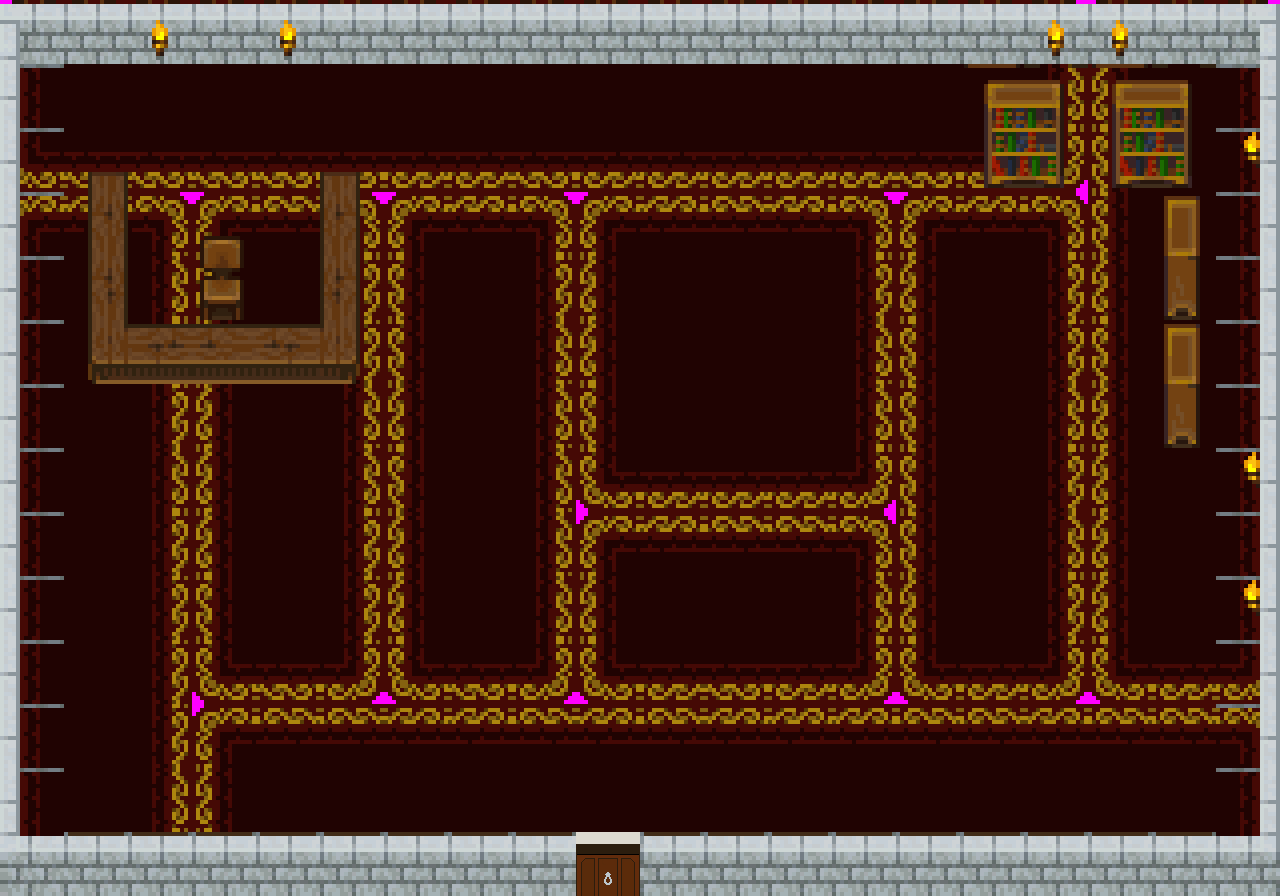

Tiled map render using the project's own tile images. Description and the map definition, with tile-layer contents summarised, below:
An orthogonal 20x14 tile map with 64x64 px tiles, 5 tile layers (Backgroundlayer, Collisionlayer, Bridgelayer, Interactionlayer, ...), 4 tilesets and 23 objects (door, abstract).

<map version="1.0" orientation="orthogonal" renderorder="right-down" width="20" height="14" tilewidth="64" tileheight="64" nextobjectid="5">
 <tileset firstgid="1" name="Indoor" tilewidth="64" tileheight="64" tilecount="84" columns="7">
  <image source="Tilesets/tilesetformattedupdate1-sheet.png" width="448" height="768" />
  <tile id="15">
   <objectgroup draworder="index">
    <object id="1" x="9" y="43" width="42" height="21" />
   </objectgroup>
  </tile>
  <tile id="22">
   <objectgroup draworder="index">
    <object id="1" x="8" y="0" width="43" height="63" />
   </objectgroup>
  </tile>
  <tile id="23">
   <objectgroup draworder="index">
    <object id="1" x="13" y="21" width="39" height="43" />
    <object id="4" x="44" y="0" width="10" height="25" />
   </objectgroup>
  </tile>
  <tile id="45">
   <objectgroup draworder="index">
    <object id="1" x="24" y="17" width="39" height="46" />
   </objectgroup>
  </tile>
  <tile id="46">
   <objectgroup draworder="index">
    <object id="1" x="0" y="18" width="41" height="46" />
   </objectgroup>
  </tile>
  <tile id="52">
   <objectgroup draworder="index">
    <object id="1" x="25" y="0" width="38" height="58" />
   </objectgroup>
  </tile>
  <tile id="53">
   <objectgroup draworder="index">
    <object id="1" x="0" y="2" width="37" height="57" />
   </objectgroup>
  </tile>
  <tile id="56">
   <objectgroup draworder="index">
    <object id="1" x="25" y="43" width="38" height="20" />
   </objectgroup>
  </tile>
  <tile id="60">
   <objectgroup draworder="index">
    <object id="1" x="1" y="44" width="38" height="19" />
   </objectgroup>
  </tile>
  <tile id="63">
   <objectgroup draworder="index">
    <object id="1" x="24" y="1" width="39" height="63" />
   </objectgroup>
  </tile>
  <tile id="67">
   <objectgroup draworder="index">
    <object id="1" x="0" y="0" width="38" height="63" />
   </objectgroup>
  </tile>
  <tile id="70">
   <objectgroup draworder="index">
    <object id="1" x="25" y="0" width="38" height="63" />
   </objectgroup>
  </tile>
  <tile id="74">
   <objectgroup draworder="index">
    <object id="1" x="0" y="0" width="37" height="63" />
   </objectgroup>
  </tile>
  <tile id="76">
   <objectgroup draworder="index">
    <object id="1" x="13" y="5" width="34" height="58" />
   </objectgroup>
  </tile>
  <tile id="77">
   <objectgroup draworder="index">
    <object id="1" x="25" y="0" width="37" height="62" />
   </objectgroup>
  </tile>
  <tile id="78">
   <objectgroup draworder="index">
    <object id="1" x="1" y="6" width="62" height="56" />
   </objectgroup>
  </tile>
  <tile id="79">
   <objectgroup draworder="index">
    <object id="1" x="0" y="4" width="63" height="59" />
   </objectgroup>
  </tile>
  <tile id="80">
   <objectgroup draworder="index">
    <object id="1" x="0" y="5" width="63" height="58" />
   </objectgroup>
  </tile>
  <tile id="81">
   <objectgroup draworder="index">
    <object id="1" x="0" y="-1" width="38" height="65" />
   </objectgroup>
  </tile>
  <tile id="83">
   <objectgroup draworder="index">
    <object id="1" x="13" y="0" width="35" height="62" />
   </objectgroup>
  </tile>
 </tileset>
 <tileset firstgid="85" name="Indoor2" tilewidth="64" tileheight="64" tilecount="28" columns="7">
  <image source="Tilesets/16x16extratiles-sheet.png" width="448" height="256" />
  <terraintypes>
   <terrain name="carpet" tile="19" />
  </terraintypes>
  <tile id="3" terrain=",,,0" />
  <tile id="4" terrain=",,0,0" />
  <tile id="5" terrain=",,0,0" />
  <tile id="6" terrain=",,0," />
  <tile id="10" terrain=",0,,0" />
  <tile id="11" terrain="0,0,0,0" />
  <tile id="12" terrain="0,0,0,0" />
  <tile id="13" terrain="0,,0," />
  <tile id="17" terrain=",0,,0" />
  <tile id="18" terrain="0,0,0,0" />
  <tile id="19" terrain="0,0,0,0" />
  <tile id="20" terrain="0,,0," />
  <tile id="24" terrain=",0,," />
  <tile id="25" terrain="0,0,," />
  <tile id="26" terrain="0,0,," />
  <tile id="27" terrain="0,,," />
 </tileset>
 <tileset firstgid="113" name="base_out_atlas-sheet" tilewidth="64" tileheight="64" tilecount="1024" columns="32">
  <image source="Tilesets/base_out_atlas-sheet.png" width="2048" height="2048" />
 </tileset>
 <tileset firstgid="1137" name="Door" tilewidth="64" tileheight="64" tilecount="2" columns="1">
  <image source="Door.png" width="64" height="128" />
 </tileset>
 <layer name="Backgroundlayer" width="20" height="14">
  <data>[280 cells, 280 non-empty, 16 distinct tile ids]</data>
 </layer>
 <layer name="Collisionlayer" width="20" height="14">
  <data>[280 cells, 70 non-empty, 25 distinct tile ids]</data>
 </layer>
 <layer name="Bridgelayer" width="20" height="14">
  <data>[280 cells, 2 non-empty, 1 distinct tile ids]</data>
 </layer>
 <layer name="Interactionlayer" width="20" height="14">
  <data>[280 cells, 0 non-empty, 0 distinct tile ids]</data>
 </layer>
 <layer name="Foregroundlayer" width="20" height="14">
  <data>[280 cells, 25 non-empty, 6 distinct tile ids]</data>
 </layer>
 <objectgroup name="Objectlayer">
  <object id="1" name="door2" type="door" x="577" y="875" width="64" height="20" />
  <object id="2" name="startPositionOwnHouse" type="abstract" x="530" y="420" width="130" height="64" />
 </objectgroup>
</map>
